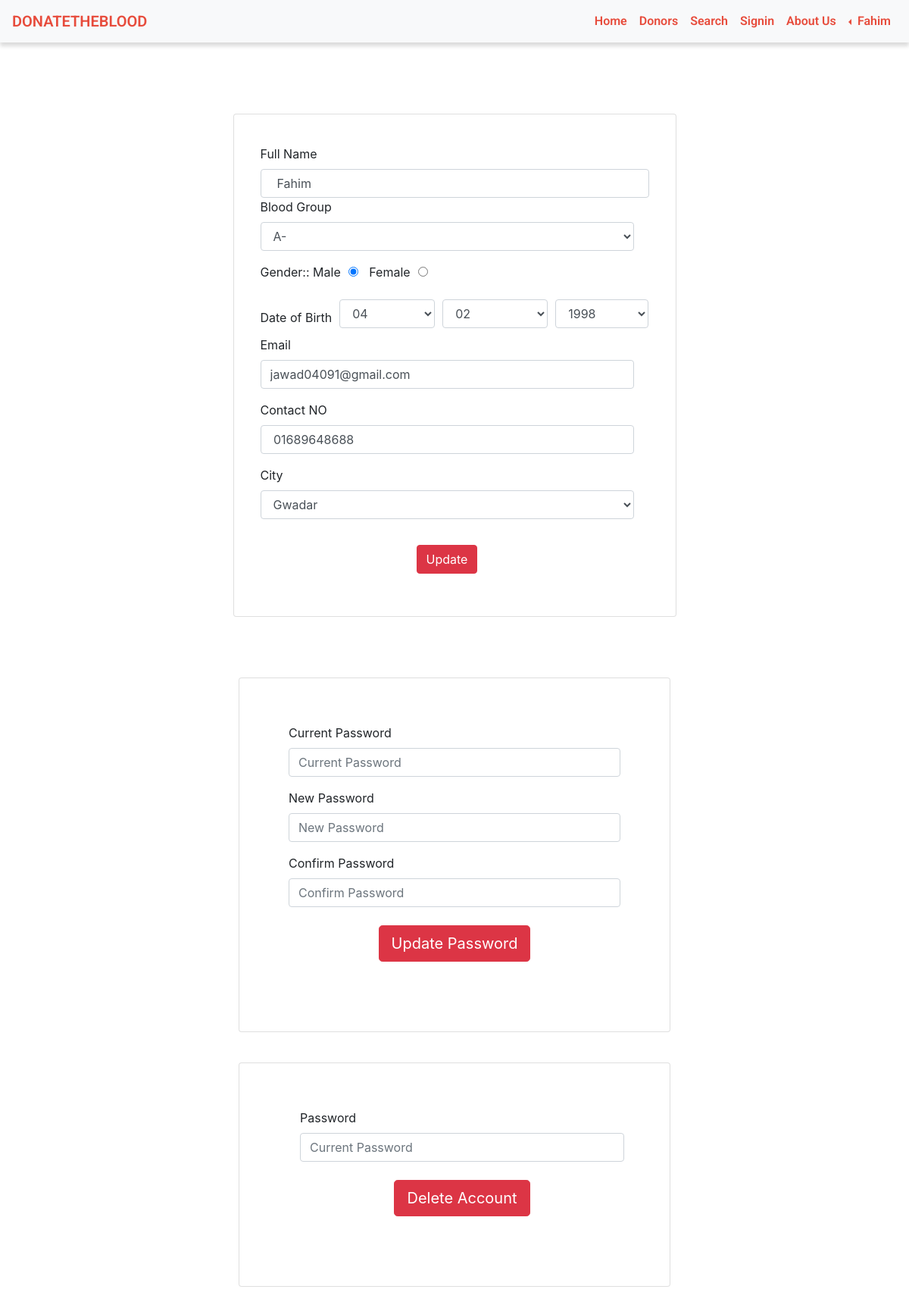
The app's page /user/update.php (signed in) with its own data.
### tables this page shows
CREATE TABLE `donor` (
  `id` int(11) NOT NULL,
  `name` varchar(50) NOT NULL,
  `gender` varchar(10) NOT NULL,
  `email` varchar(50) NOT NULL,
  `city` varchar(50) NOT NULL,
  `dob` varchar(20) NOT NULL,
  `contact_no` varchar(20) NOT NULL,
  `save_life_date` varchar(20) NOT NULL,
  `password` varchar(100) NOT NULL,
  `blood_group` varchar(10) NOT NULL
);

### user/update.php (the view, shortened to what this page needs)
<?php
	include 'include/header.php';
	  if(isset($_SESSION['user_id']) && !empty($_SESSION['user_id'])){
  			?>
             <?php
$sql="SELECT * FROM donor WHERE id=".$_SESSION['user_id'] ;
    $result=mysqli_query($conn,$sql);
    if(@mysqli_num_rows($result)>0){
    	while($row=mysqli_fetch_assoc($result)){
    		$name=$row['name'];
    		$blood_group=$row['blood_group'];
    		$gender=$row['gender'];
    		$email=$row['email'];
    		$contact_no=$row['contact_no'];
    		$city=$row['city'];
    		$dob=$row['dob'];
    		$date=explode("-", $dob);
    	}
    }
        	?>
			<div class="container" style="padding: 60px 0;">
			<div class="row">
				<div class=" card col-md-6 offset-md-3">
					<div class="panel panel-default" style="padding: 20px;">
	<form class="form-gorup " action="" method="post">
			<div class="form-gorup">
				<label for="fullname">Full Name</label>
					<input type="text" name="name" id="fullname" placeholder="Full Name"   title="Only lower and upper case and space" class="form-control" value="  <?php
			  if(isset($name)) echo $name;
			?>
">
			</div>
			<div class="form-group">
				<label for="name">Blood Group</label>
				<br>
				<select class="form-control demo-default" id="blood_group" name="blood_group" >
					 <?php
			  if(isset($blood_group)) echo '<option selected="" value="'.$blood_group.'">'.$blood_group.'</option>';
			?>
				</select>
			</div>
			<div class="form-group">
				<label for="gender">Gender::</label>
				Male<input type="radio" name="gender"
				id="gender" value="Male" style="margin-left: 10px; margin-right: 10px;" checked>
				Female<input type="radio" name="gender"
				id="gender" value="Female" style="margin-left:10px" <?php
if(isset($gender)){if($gender=="Female") echo "checked";}
      ?>>
			</div>
			<div class="form-inline">
				<label for='name'>Date of Birth</label>
				<select class="form-control demo-default" id="date" name="day" style="margin-left: 10px; margin-bottom: 10px">
							 <?php
			  if(isset($date['2'])) echo '<option selected="" value="'.$date['2'].'">'.$date['2'].'</option>';
			?>
				</select>
				<select class="form-control demo-default" name="month" id="month " style="margin-bottom: 10px; margin-left: 10px;" required>
					 		 <?php
			  if(isset($date['1'])) echo '<option selected="" value="'.$date['1'].'">'.$date['1'].'</option>';
			?>
				</select>
				<select class="form-control demo-default" name="year" id="year" style="margin-bottom: 10px; margin-left: 10px;" required>
					 		 <?php
			  if(isset($date['0'])) echo '<option selected="" value="'.$date['0'].'">'.$date['0'].'</option>';
			?>
				</select>
			</div>
			<div class="form-group">
				<label for="email">Email</label>
				<input type="text" name="email" id="email" placeholder="Email" title="Please write correct email" class="form-control" value="<?php
if(isset($email)) echo $email;
      ?>">
			</div>
			<div class="form-group">
				<label for="contact_no">
					Contact NO
				</label>
				<input type="text" name="contact_no"  placeholder="01********" class="form-control" title="11 numeric characters only" maxlength="11"  value=" <?php
        if(isset($contact_no)) echo $contact_no;
        ?>" >
			</div>
						<div class="form-group">
              <label for="city">City</label>
              <select name="city" id="city" class="form-control demo-default" required>
	<?php
			  if(isset($city)) echo '<option selected="" value="'.$city.'">'.$city.'</option>';
			?>
	</select>
            </div>
       <div class="form-group text-center mt-4">
       	<button id="submit" name="submit" type="submit" class="btn btn-danger ceter-aligned" style="margin-top: 10px;">Update</button>
       </div>
			</div>
					</div>
				</div>
				<div class="card col-md-6 offset-md-3">
					<div class="panel panel-default" style="padding: 20px;">
						<form action="" method="post" class="form-group form-container" >
							<div class="form-group">
								<label for="oldpassword">Current Password</label>
								<input type="password" required name="old_password" placeholder="Current Password" class="form-control">
							</div>
							<div class="form-group">
								<label for="newpassword">New Password</label>
								<input type="password" required name="new_password" placeholder="New Password" class="form-control">
							</div>
							<div class="form-group">
								<label for="c_password">Confirm Password</label>
								<input type="password" required name="c_password" placeholder="Confirm Password" class="form-control">
							</div>
							<div class="form-group text-center mt-4">
								<button class="btn btn-lg btn-danger center-aligned" type="submit" name="update_pass">Update Password</button>
							</div>
						</form>
					</div>
				</div>
				<div class="card col-md-6 offset-md-3 form-container ">
					<div class="panel panel-default" style="padding: 20px;">
						<form action="" method="post" class="form-group form-container" >
							<div class="form-group">
								<label for="oldpassword">Password</label>
								<input type="password" required name="account_password" placeholder="Current Password" class="form-control">
							</div>
							<div class="form-group text-center mt-4">
								<button class="btn btn-lg btn-danger center-aligned" type="submit" name="delete_account">Delete Account</button>
							</div>
						</form>
					</div>
				</div>
			</div>
<?php
 }else{
     	header("location:../index.php");
   };
include 'include/footer.php';
 ?>

### css/styles.css (style rules this page uses)
.form-control { border: 1px solid #eee; box-shadow: none; }
.btn-danger, .btn-danger:hover, .btn-danger:focus, .btn-danger:active, .btn-danger.active, .open > .dropdown-toggle.btn-danger, .btn-danger.disabled, .btn-danger[disabled], fieldset[disabled] .btn-danger, .btn-danger.disabled:hover, .btn-danger[disabled]:hover, fieldset[disabled] .btn-danger:hover, .btn-danger.disabled:focus, .btn-danger[disabled]:focus, fieldset[disabled] .btn-danger:focus, .btn-danger.disabled:active, .btn-danger[disabled]:active, fieldset[disabled] .btn-danger:active, .btn-danger.disabled.active, .btn-danger[disabled].active, fieldset[disabled] .btn-danger.active { background-color: #f9243f; border-color: #f9243f; }
.panel { border: 0; }
.btn-danger { background-color: #e74c3c; border-radius: 25px; padding: 10px 30px; font-size: 22px; font-weight: 700; }
.center-aligned { display: table; margin: 0 auto; }

### css/custom.css (style rules this page uses)
@media (min-width: 768px) { .form-group { text-align: center; } }
.form-group { padding-right: 20px; }
.btn-danger { background-color: #e74c3c; border-radius: 25px; padding: 10px 30px; font-size: 22px; font-weight: 700; }
.center-aligned { display: table; margin: 0 auto; }
.card { width: 350px; padding: 20px; margin-top: 40px; margin-bottom: 40px; }

### user/update.php (style rules this page uses)
.form-group { text-align: left; }
.form-container { padding: 20px 10px 20px 30px; }

### records on screen
donor: name "Fahim", blood_group "A-", day "04", month "02", year "1998", email "jawad04091@gmail.com", contact_no "01689648688", city "Gwadar"

### other values on screen
$_SESSION['name'] "Fahim"
